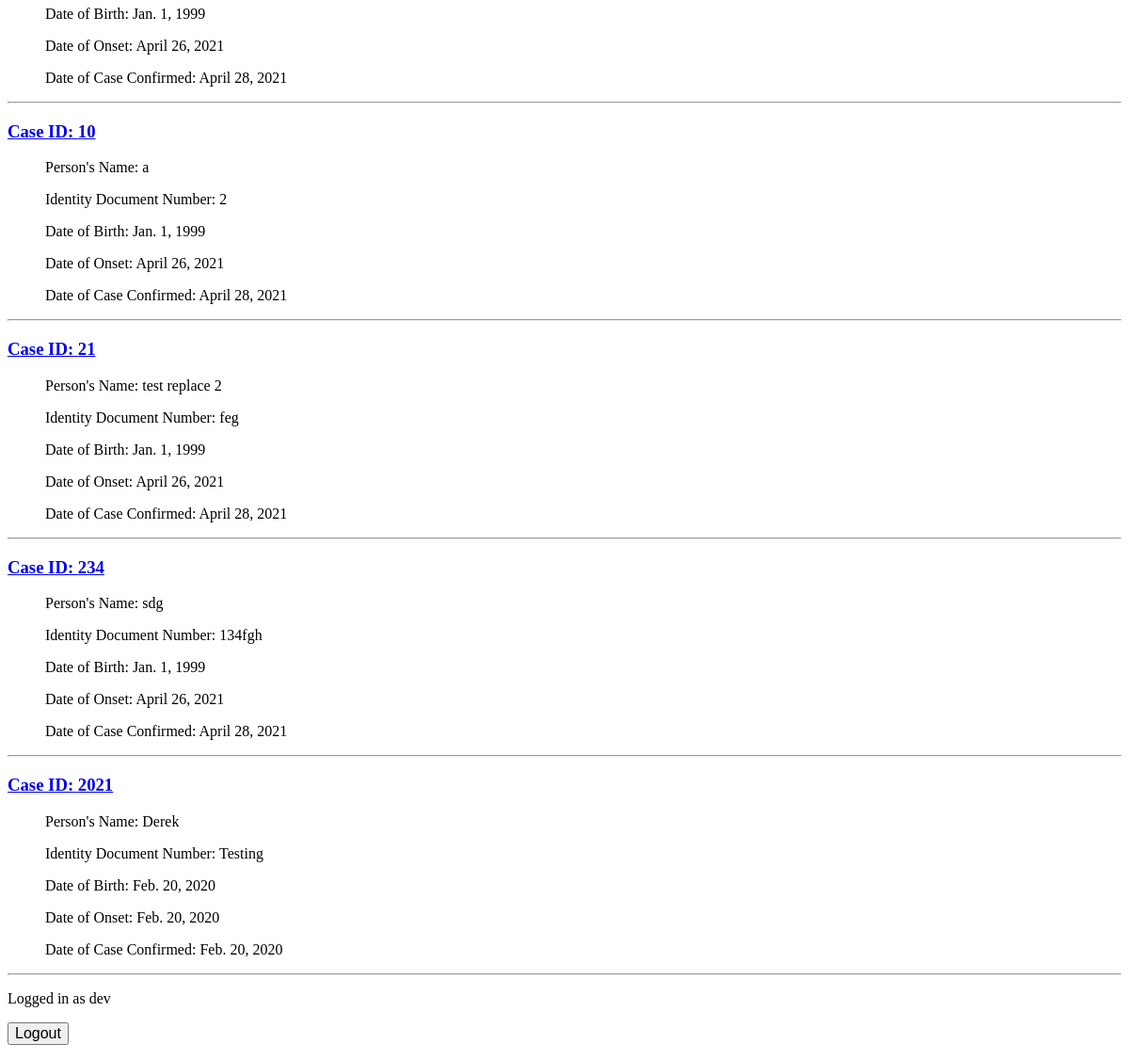
Before: / (signed in, lower part) with the older database file.
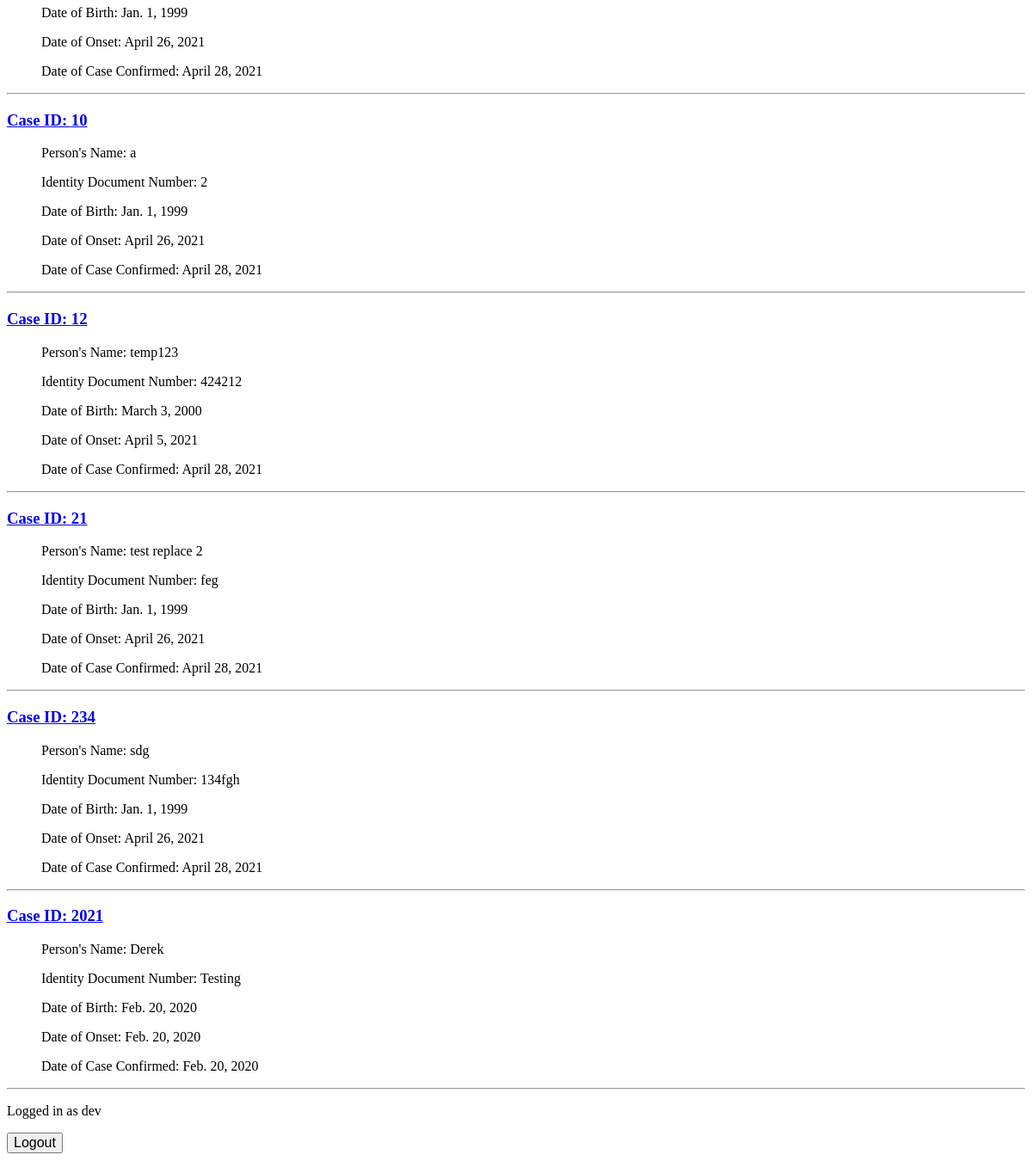
After: the same page with the newer database file.
### users/models.py (models this page shows)
class Case(models.Model):
    case_no = models.IntegerField(primary_key=True, unique=True)
    name = models.CharField(max_length=200)
    id_num = models.CharField(max_length=9, unique=True)
    dob = models.DateField()
    symp_date = models.DateField()
    confirm_date = models.DateField()
    def __str__(self):
        return str(self.case_no)

### users/views.py (the view)
# urls.py: path('', views.home_page_view, name='home'),
@login_required(login_url='login')
def home_page_view(request):
    case = Case.objects.all()
    context = {'object_list' : case}
    return render(request, 'home_page.html', context)

### users/templates/home_page.html (shortened to what this page needs)
  {% for case in object_list %}
  <a href="{% url 'case_events_details' case %}">
    <h3>Case ID: {{ case.case_no }}</h3>
  </a>
    <ul>Person's Name: {{ case.name }}</ul>
    <ul>Identity Document Number: {{ case.id_num }}</ul>
    <ul>Date of Birth: {{ case.dob }}</ul>
    <ul>Date of Onset: {{ case.symp_date }}</ul>
    <ul>Date of Case Confirmed: {{ case.confirm_date }}</ul>
  <hr/>
  {% empty %}
  <li>No case is recorded</li>
  {% endfor %}
<p>Logged in as {{ user.username }}</p>
<form action="{% url 'logout' %}" method="get">
    <input style="font-size:100%;" type="submit" value="Logout">
</form>

Changed rows visible on the page:
added Case: case_no "12", name "temp123", id_num "424212", dob "March 3, 2000", symp_date "April 5, 2021", confirm_date "April 28, 2021"
